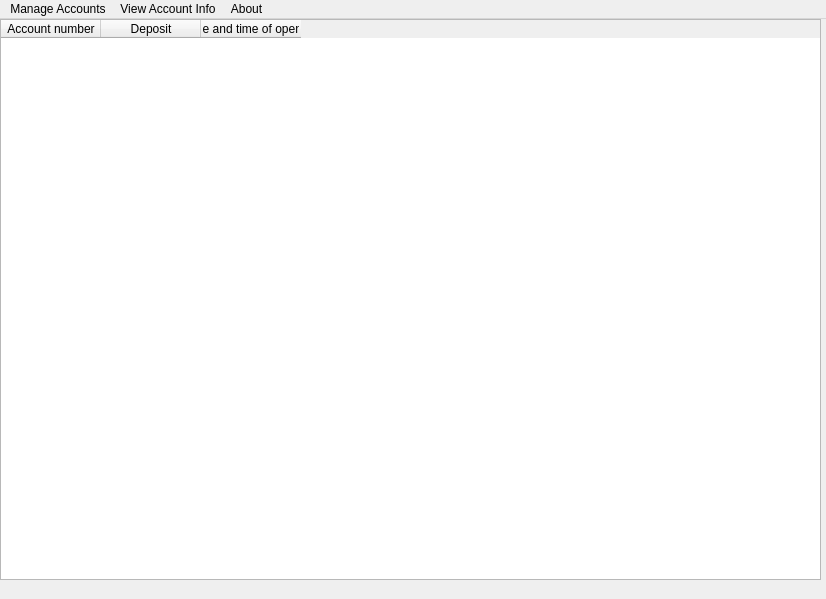
<?xml version="1.0" encoding="UTF-8"?>
<ui version="4.0">
 <class>MainWindow</class>
 <widget class="QMainWindow" name="MainWindow">
  <property name="geometry">
   <rect>
    <x>0</x>
    <y>0</y>
    <width>826</width>
    <height>599</height>
   </rect>
  </property>
  <property name="minimumSize">
   <size>
    <width>826</width>
    <height>599</height>
   </size>
  </property>
  <property name="maximumSize">
   <size>
    <width>826</width>
    <height>599</height>
   </size>
  </property>
  <property name="palette">
   <palette>
    <active>
     <colorrole role="PlaceholderText">
      <brush brushstyle="SolidPattern">
       <color alpha="255">
        <red>153</red>
        <green>153</green>
        <blue>153</blue>
       </color>
      </brush>
     </colorrole>
    </active>
    <inactive>
     <colorrole role="PlaceholderText">
      <brush brushstyle="SolidPattern">
       <color alpha="255">
        <red>153</red>
        <green>153</green>
        <blue>153</blue>
       </color>
      </brush>
     </colorrole>
    </inactive>
    <disabled>
     <colorrole role="PlaceholderText">
      <brush brushstyle="SolidPattern">
       <color alpha="255">
        <red>153</red>
        <green>153</green>
        <blue>153</blue>
       </color>
      </brush>
     </colorrole>
    </disabled>
   </palette>
  </property>
  <property name="windowTitle">
   <string>MVVM Bank Client</string>
  </property>
  <widget class="QWidget" name="centralwidget">
   <widget class="QTableWidget" name="tableWidget_accInfo">
    <property name="geometry">
     <rect>
      <x>0</x>
      <y>0</y>
      <width>821</width>
      <height>561</height>
     </rect>
    </property>
    <row>
     <property name="text">
      <string>Name</string>
     </property>
    </row>
    <row>
     <property name="text">
      <string>Surname</string>
     </property>
    </row>
    <row>
     <property name="text">
      <string>Last name</string>
     </property>
    </row>
    <row>
     <property name="text">
      <string>Sex</string>
     </property>
    </row>
    <row>
     <property name="text">
      <string>Date of birth</string>
     </property>
    </row>
    <row>
     <property name="text">
      <string>Place of birth</string>
     </property>
    </row>
    <row>
     <property name="text">
      <string>Country</string>
     </property>
    </row>
    <row>
     <property name="text">
      <string>Passport date of issue</string>
     </property>
    </row>
    <row>
     <property name="text">
      <string>Passport date of expire</string>
     </property>
    </row>
    <row>
     <property name="text">
      <string>Passport place of issue</string>
     </property>
    </row>
    <row>
     <property name="text">
      <string>Passport authority</string>
     </property>
    </row>
    <row>
     <property name="text">
      <string>Address of living</string>
     </property>
    </row>
    <row>
     <property name="text">
      <string>Email</string>
     </property>
    </row>
    <column>
     <property name="text">
      <string>Value</string>
     </property>
    </column>
    <item row="0" column="0">
     <property name="text">
      <string/>
     </property>
    </item>
    <item row="1" column="0">
     <property name="text">
      <string/>
     </property>
    </item>
    <item row="2" column="0">
     <property name="text">
      <string/>
     </property>
    </item>
    <item row="3" column="0">
     <property name="text">
      <string/>
     </property>
    </item>
    <item row="4" column="0">
     <property name="text">
      <string/>
     </property>
    </item>
    <item row="5" column="0">
     <property name="text">
      <string/>
     </property>
    </item>
    <item row="6" column="0">
     <property name="text">
      <string/>
     </property>
    </item>
    <item row="7" column="0">
     <property name="text">
      <string/>
     </property>
    </item>
    <item row="8" column="0">
     <property name="text">
      <string/>
     </property>
    </item>
    <item row="9" column="0">
     <property name="text">
      <string/>
     </property>
    </item>
    <item row="10" column="0">
     <property name="text">
      <string/>
     </property>
    </item>
    <item row="12" column="0">
     <property name="text">
      <string/>
     </property>
    </item>
   </widget>
   <widget class="QTableWidget" name="tableWidget_transactionHistory">
    <property name="geometry">
     <rect>
      <x>0</x>
      <y>0</y>
      <width>821</width>
      <height>561</height>
     </rect>
    </property>
   </widget>
   <widget class="QTableWidget" name="tableWidget_accountList">
    <property name="geometry">
     <rect>
      <x>0</x>
      <y>0</y>
      <width>821</width>
      <height>561</height>
     </rect>
    </property>
    <column>
     <property name="text">
      <string>Account number</string>
     </property>
    </column>
    <column>
     <property name="text">
      <string>Deposit</string>
     </property>
    </column>
    <column>
     <property name="text">
      <string>Date and time of opening</string>
     </property>
    </column>
   </widget>
  </widget>
  <widget class="QMenuBar" name="menubar">
   <property name="geometry">
    <rect>
     <x>0</x>
     <y>0</y>
     <width>826</width>
     <height>30</height>
    </rect>
   </property>
   <widget class="QMenu" name="menuManage_Accounts">
    <property name="title">
     <string>Manage Accounts</string>
    </property>
    <addaction name="actionConductTransfer"/>
    <addaction name="actionOpenDebitAccount"/>
    <addaction name="actionCloseDebitAccount"/>
    <addaction name="separator"/>
    <addaction name="actionLogOut"/>
   </widget>
   <widget class="QMenu" name="menuView_Account_Info">
    <property name="title">
     <string>View Account Info</string>
    </property>
    <addaction name="actionRefresh_accountList"/>
    <addaction name="actionShow_userInfo"/>
    <addaction name="actionShow_transactionHistory"/>
   </widget>
   <widget class="QMenu" name="menuAbout">
    <property name="title">
     <string>About</string>
    </property>
    <addaction name="actionAboutProgram"/>
   </widget>
   <addaction name="menuManage_Accounts"/>
   <addaction name="menuView_Account_Info"/>
   <addaction name="menuAbout"/>
  </widget>
  <action name="actionConductTransfer">
   <property name="text">
    <string>Conduct transfer</string>
   </property>
  </action>
  <action name="actionOpenDebitAccount">
   <property name="text">
    <string>Open debit account</string>
   </property>
  </action>
  <action name="actionRefresh_accountList">
   <property name="text">
    <string>Show account list</string>
   </property>
  </action>
  <action name="actionShow_userInfo">
   <property name="text">
    <string>Show user info</string>
   </property>
  </action>
  <action name="actionAboutProgram">
   <property name="text">
    <string>About Program</string>
   </property>
  </action>
  <action name="actionCloseDebitAccount">
   <property name="enabled">
    <bool>false</bool>
   </property>
   <property name="text">
    <string>Close debit account</string>
   </property>
  </action>
  <action name="actionShow_transactionHistory">
   <property name="enabled">
    <bool>false</bool>
   </property>
   <property name="text">
    <string>Show transaction history</string>
   </property>
  </action>
  <action name="actionLogOut">
   <property name="text">
    <string>Log out</string>
   </property>
  </action>
 </widget>
 <resources/>
 <connections/>
</ui>
